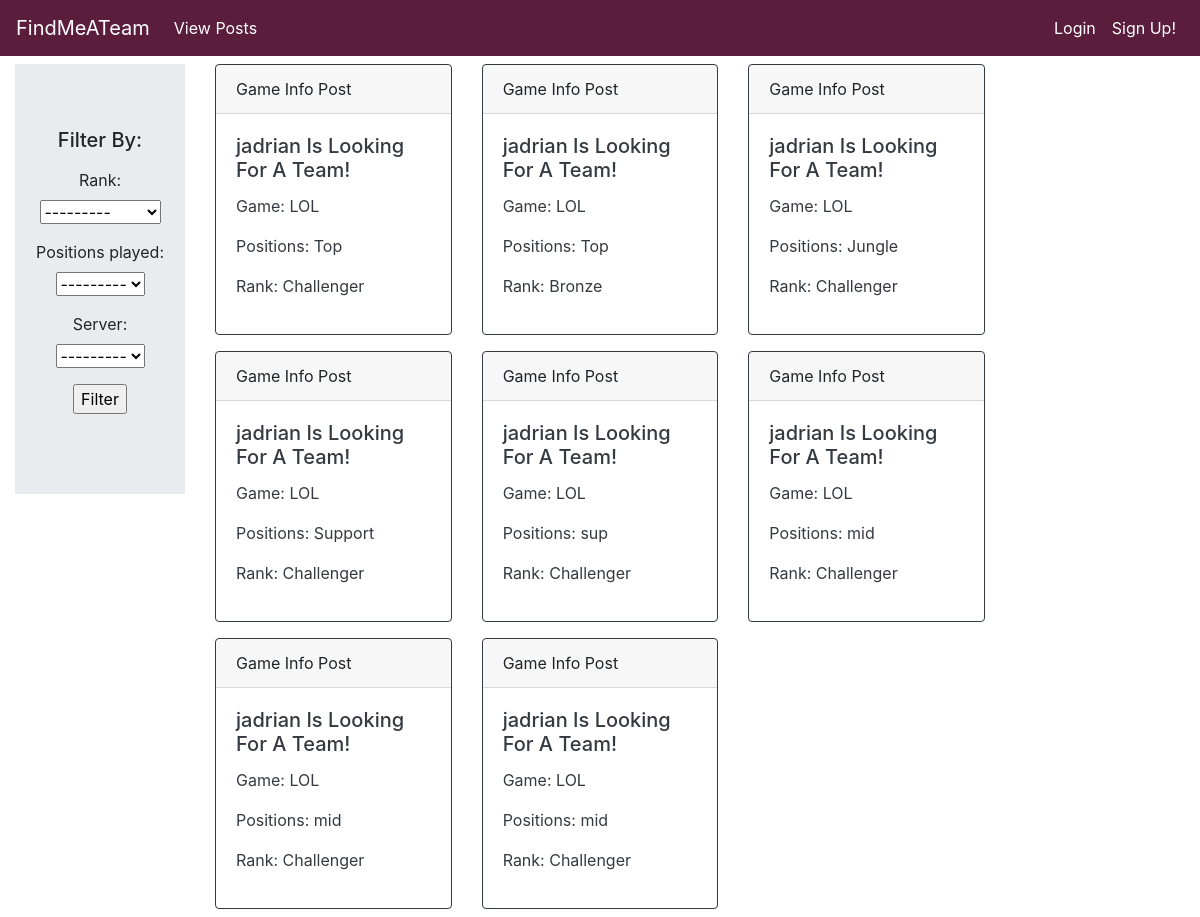
/game-info/, run on an earlier commit of the app's database.
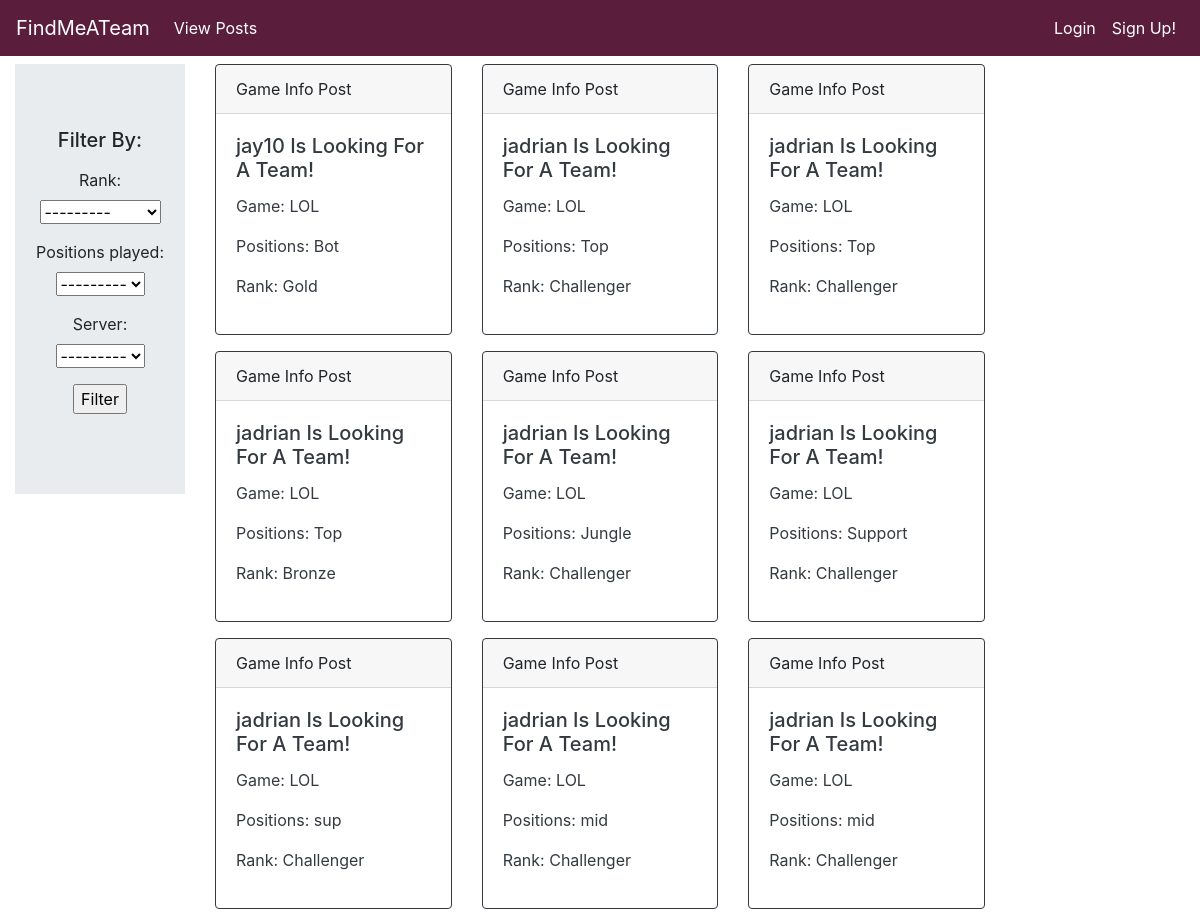
And on a later commit of the database.
### game_info/models.py (models this page shows, shortened)
class GameInfo(models.Model):
	LEAGUE_OF_LEGENDS = "LOL"
	games = [
		(LEAGUE_OF_LEGENDS, 'League of Legends')
	]
	positions = [
		('Top', 'Top'),
		('Jungle', 'Jungle'),
		('Mid', 'Mid'),
		('Bot', 'Bot'),
		('Support', 'Support')
	]
	ranks = [
		('Challenger', 'Challenger'),
		('GrandMaster', 'GrandMaster'),
		('Master', 'Master'),
		('Diamond', 'Diamond'),
		('Platinum', 'Platinum'),
		('Gold', 'Gold'),
		('Silver', 'Silver'),
		('Bronze', 'Bronze'),
		('Iron', 'Iron')
	]
	servers = [
		('BR', 'BR'),
		('EUNE', 'EUNE'),
		('EUW', 'EUW'),
		('LAN', 'LAN'),
		('LAS', 'LAS'),
		('NA', 'NA'),
		('OCE', 'OCE'),
		('RU', 'RU'),
		('TR', 'TR'),
		('JP', 'JP'),
		('KR', 'KR'),
		('CN', 'CN'),
		('TW', 'TW'),
		('SAM', 'SAM'),
		('VN', 'VN'),
		('TH', 'TH'),
		('PH', 'PH')
	]
	times = []
	for i in range(24):
		times += [(str(i), str(i)+":00" + " (EST)")]
	game = models.CharField(max_length=20, choices=games, default=LEAGUE_OF_LEGENDS)
	positions_played = models.CharField(max_length=7, choices=positions, default='Top')
	rank = models.CharField(max_length=20, choices=ranks, default='Challenger')
	server = models.CharField(max_length=5, choices=servers, default='NA')
	start_Time_Available = models.CharField(max_length=20, choices=times, default='0')
	end_Time_Available = models.CharField(max_length=20, choices=times, default='0')
	date_posted = models.DateTimeField(default=timezone.now)
	author = models.ForeignKey(User, on_delete=models.CASCADE)

### game_info/views.py (the view)
# urls.py: path('', GameInfoListView.as_view(), name='home'),
class GameInfoListView(FilterView):
	model = GameInfo
	filterset_class = PostFilter
	template_name = 'game_info/home.html'
	ordering = ['-date_posted']
	context_object_name = 'GameInfos'

### game_info/templates/game_info/home.html (shortened to what this page needs)
{% extends 'game_info/template.html' %}
{% load static %}
{% block format %}
<body>
  <div class="row content">
    <div class="col-sm-2 sidenav">
      <div class="jumbotron jumbotron-fluid mt-2">
        <div class="container">
          <h5>Filter By:</h5>
          <p class="lead">
            <form action="" method="get">
              {{ filter.form.as_p }}
              <input type="submit" value="Filter"/>
            </form>
          </p>
        </div>
      </div>
    </div>
    <div class="col-sm-8 text-left">
      <div class="row">
      {% for GameInfo in GameInfos %}
      {% if GameInfo.author != user %}
      <div class="col-sm-4">
        <div class="card border-dark my-2" style="display: inline-block; width: 100%;">
            <div class="card-header">Game Info Post</div>
            <div class="card-body text-dark">
              <h5 class="card-title">{{ GameInfo.author }} Is Looking For A Team!</h5>
              <p class="card-text">Game: {{ GameInfo.game }}</p>
              <p class="card-text">Positions: {{ GameInfo.positions_played }}</p>
              <p class="card-text">Rank: {{ GameInfo.rank }}</p>
            </div>
          </div>
        </div>
      {% endif %}
      {% endfor %}
      </div>
    </div>
    <div class="col-sm-2 sidenav">
    </div>
  </div>
</body>
{% endblock format %}

### game_info/templates/game_info/template.html (shortened to what this page needs)
{% load static %}
<!DOCTYPE html>
<html lang="en">
  <head>
    <link rel="stylesheet" href="https://stackpath.bootstrapcdn.com/bootstrap/4.5.0/css/bootstrap.min.css">
  </head>
	  <body>
	  	<nav class="navbar bg-custom navbar-expand-lg navbar-dark" style="background-color: #5a1d3c;">
	  	<a class="navbar-brand" href="{% url 'landing-page' %}">FindMeATeam</a>
		  <div class="collapse navbar-collapse" id="navbarTogglerDemo03">
		    <ul class="navbar-nav mr-auto mt-2 mt-lg-0">
		      <li class="nav-item active">
		        <a class="nav-link" href="{% url 'home' %}">View Posts</a>
		      </li>
		    </ul>
			<ul class="navbar-nav justify-content-end">
			  {% if user.is_authenticated %}
			  	<li class="nav-item">
			      <a class="nav-link active" href="{% url 'view-user' user %}">Profile</a>
			    </li>
			  	<li class="nav-item">
			      <a class="nav-link active" href="{% url 'logout' %}">Logout</a>
			    </li>
			  {% else %}
			  	<li class="nav-item">
			      <a class="nav-link active" href="{% url 'login' %}">Login</a>
			    </li>
			    <li class="nav-item">
			      <a class="nav-link active" href="{% url 'register' %}">Sign Up!</a>
			    </li>
			  {% endif %}
			</ul>
		  </div>
		</nav>
		<div class="container-fluid text-center">
		{% block format %}{% endblock format %}
        </div>
  </body>
</html>

What changed in the data, as far as the page shows it:
removed GameInfo: author "jadrian", game "LOL", positions_played "mid", rank "Challenger"
added GameInfo: author "jay10", game "LOL", positions_played "Bot", rank "Gold"
added GameInfo: author "jadrian", game "LOL", positions_played "Top", rank "Challenger"
